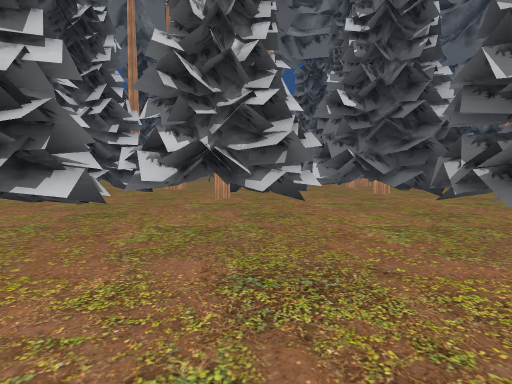
View 1 (above)

24 first-person views from a walk through a scene from a Unity 3-D project. The camera is 1.2 m above the floor, tilts 4° down and sees 85° across. The floor is counted in squares, 1.89 m on a side. Each view is taken from the middle of a square. On the plan, view 1 faces up. The plan holds only what a view shows up to about 9 squares ahead; the rest is blank. The place goes on beyond the plan. The player is left out. Some surface patterns are stand-ins.

View 2
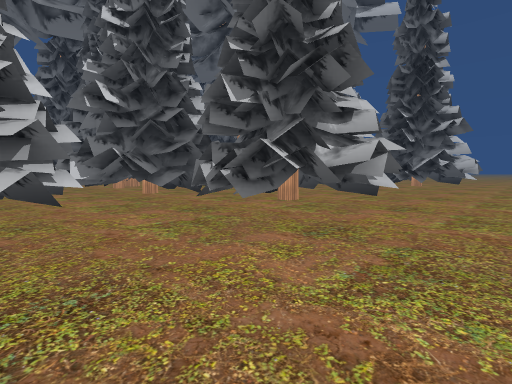

View 3
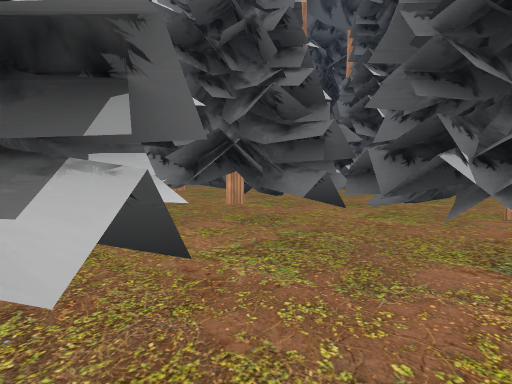

View 4
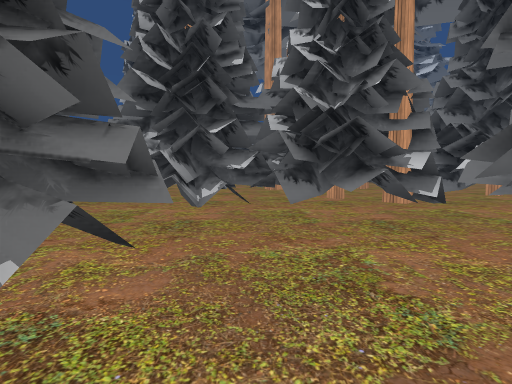

View 5
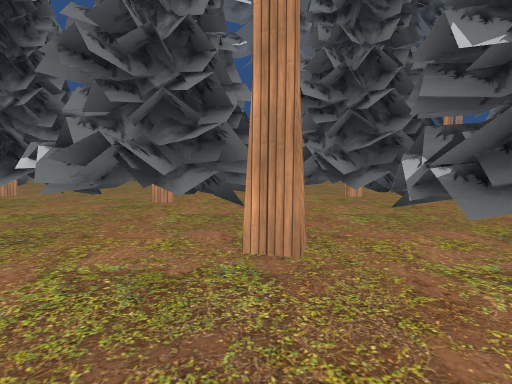

View 6
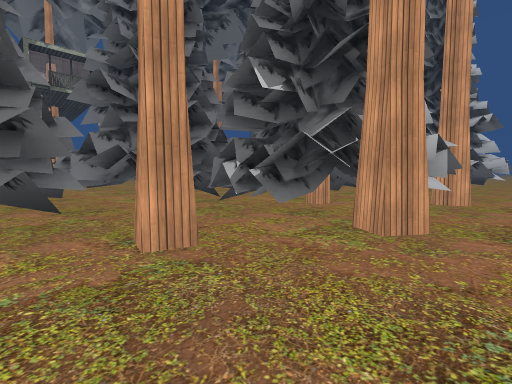

View 7
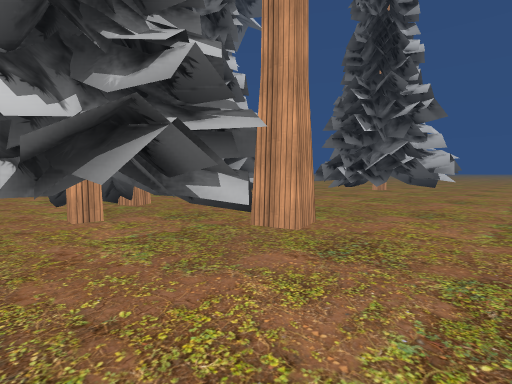

View 8
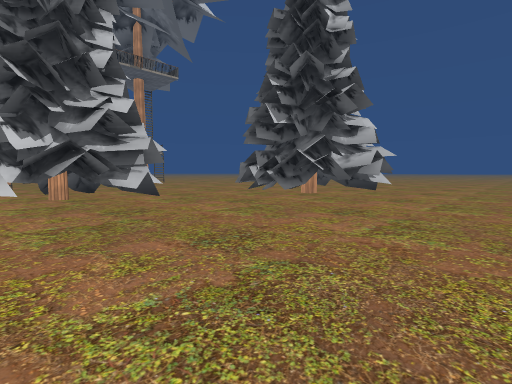

View 9
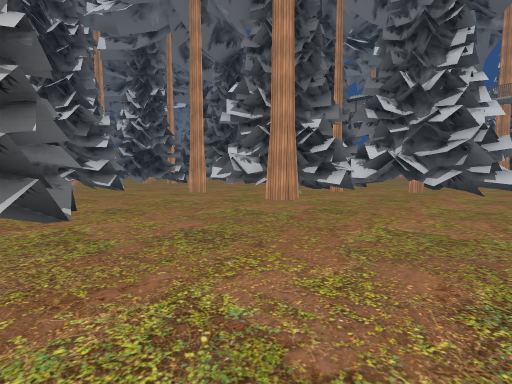

View 10
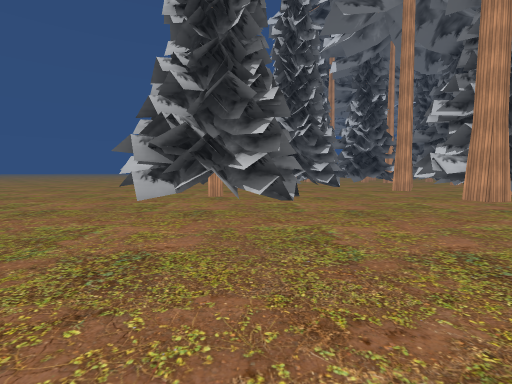

View 11
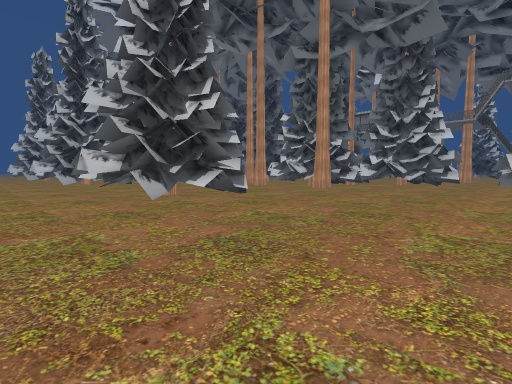

View 12
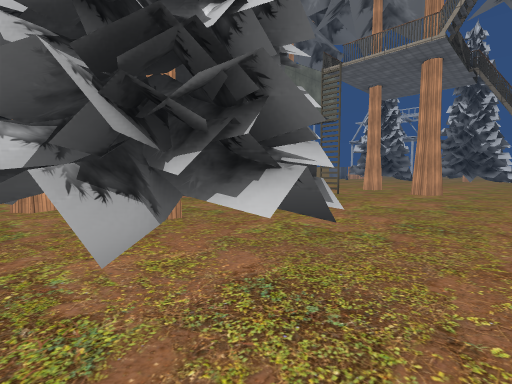

View 13
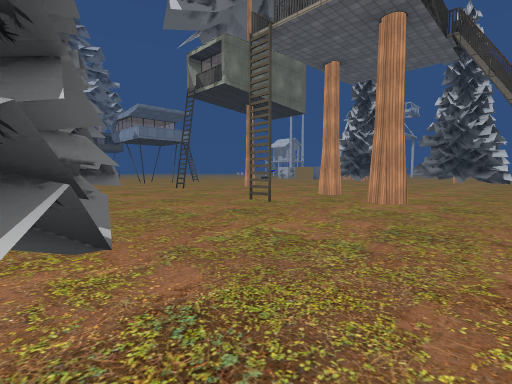

View 14
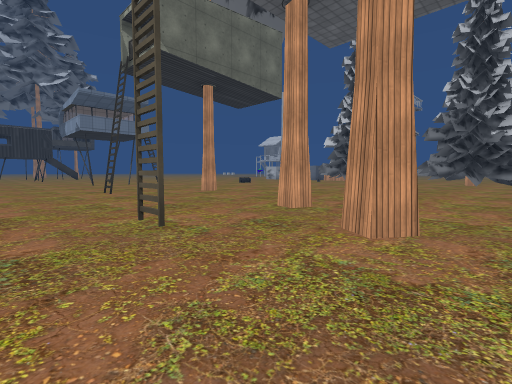

View 15
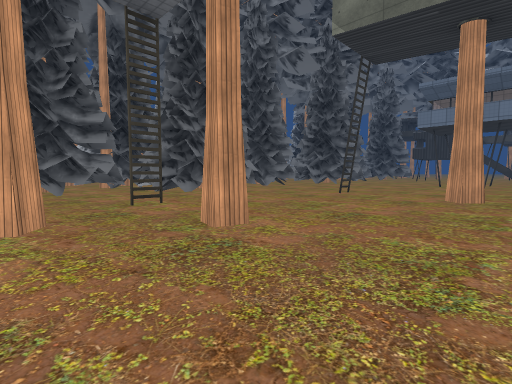

View 16
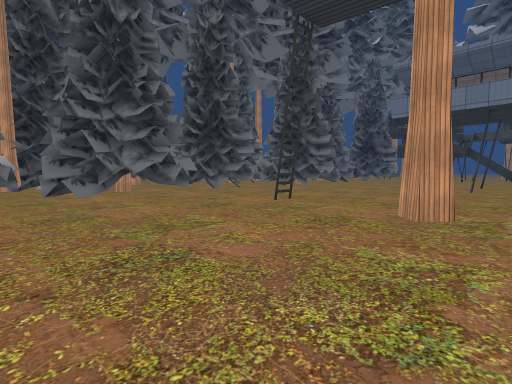

View 17
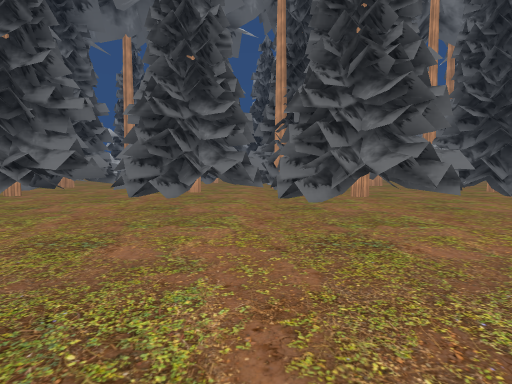

View 18
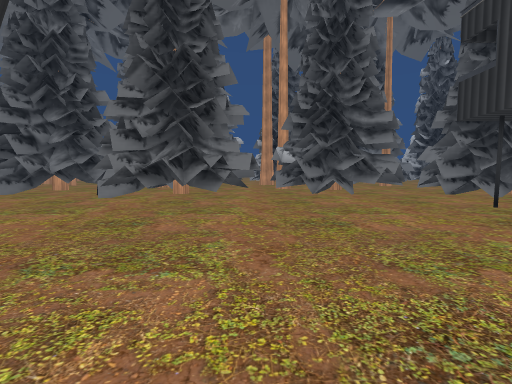

View 19
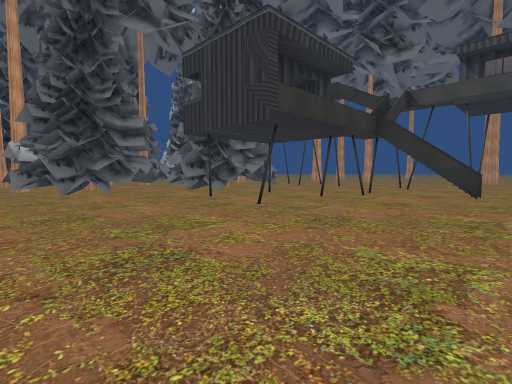

View 20
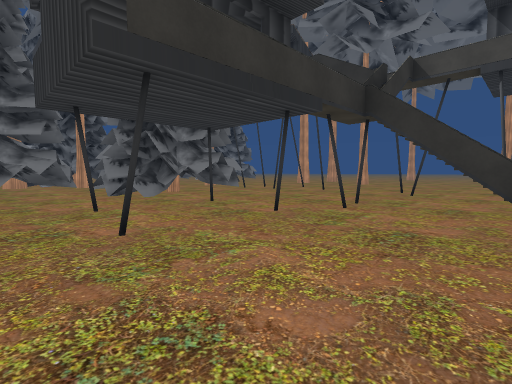

View 21
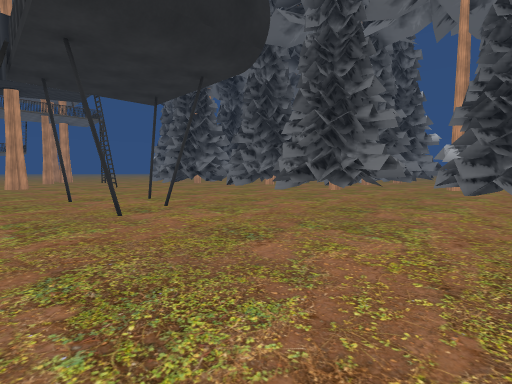

View 22
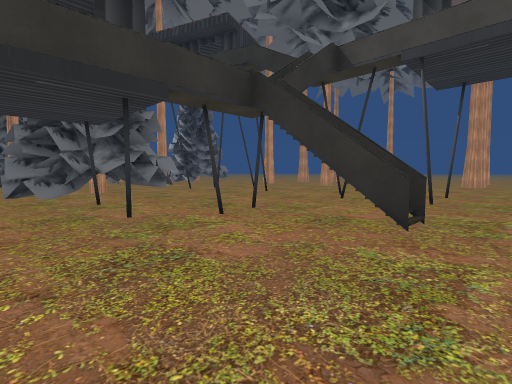

View 23
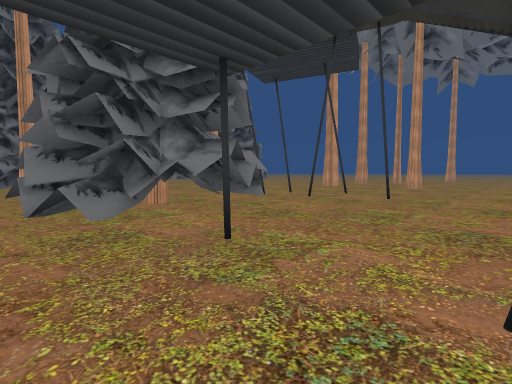

View 24
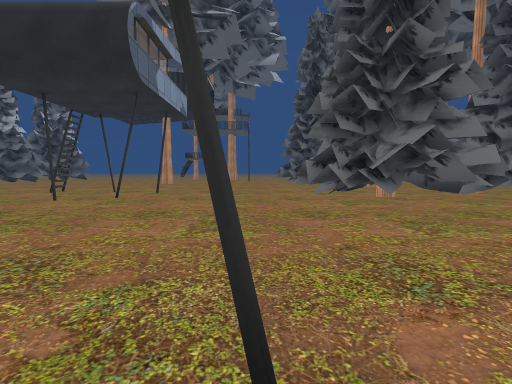

### Floor plan
Key: @ floor where view 1 was taken; # wall or solid block; x gap in a wall; . main floor; : floor 0.5 m higher than the main floor; / step, stairs or slope; = window, fence, low wall or low ledge; T tree.
Columns run from 14 left of view 1 to 22 right of it. Each row starts with its distance up from view 1.
 26  ..................x...............
 25 ....#.#.........#.........T.........
 24 ..#...#.............................
 23  ...#............#.#...........T....
 22  ..#...x=..#.............#.......T..
 21 ...............................#....
 20 ...#....#..#........................
 19 ....................................
 18  .#.#.TTT/......TTTT......TT........
 17   ....TTT:..T..TTTTT.T.T.TTTT..T....
 16    #.TTTTT.TTTTTTTTTTTTT.TTTT.TTTT..
 15          TTTTTT.TTTTTTTTTTTTT.TTTT..
 14          ..T  T ..TTTTTTT.TTTTTTTT...
 13          ..     .TTTTT.T...TTTTTT...T
 12          T        TTT.....TTTTT.....T
 11                  T TT...T.TTTTT.....T
 10          T      .TTT......TTT.#.....T
  9          TT..T .TTTT..T..............
  8         TTT.  TTTTTTTTTTT............
  7          TTTTTTTTTTT TTTT............
  6           TTTTTT..TT   TT   T//......
  5          TTTTTT...TTT       TTT......
  4           TT.....TTTT       TTT......
  3            T......TTTT... .TTTT......
  2             ......TT.......T.T.......
  1              ........................
  0               @.........   ..........

Positions as (right, up) in squares from view 1, and headings:
1: (0, 0), facing up
2: (0, 0), facing up-right
3: (0, 4), facing up-right
4: (11, 10), facing left
5: (10, 9), facing up
6: (9, 9), facing up-right
7: (13, 8), facing up-right
8: (16, 7), facing up-right
9: (20, 5), facing up-left
10: (22, 5), facing left
11: (22, 0), facing up-left
12: (21, 13), facing up-left
13: (21, 16), facing up-left
14: (20, 19), facing up-left
15: (19, 26), facing down-left
16: (16, 26), facing down-left
17: (6, 24), facing down
18: (1, 25), facing down
19: (1, 26), facing down-left
20: (-2, 25), facing down-left
21: (-2, 26), facing down-right
22: (-4, 26), facing down-left
23: (-4, 22), facing down-left
24: (-4, 20), facing right
